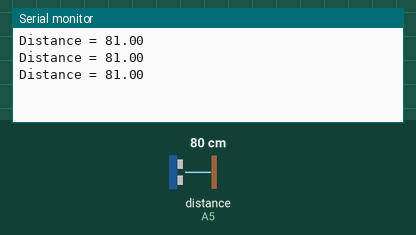
A sketch run on a simulated Arduino Uno, built with avr-gcc and run on an emulated ATmega328P. Shown: the last lines printed to the serial monitor. The test bench sets the inputs (shaded band); at power-on: distance to the obstacle (sensor on A5) 80 cm. The echo pulse lasts 58.3 µs per cm.

Above: at 1.3 s.
1.4 s: distance to the obstacle (sensor on A5) set to 2 cm
At 1.9 s:
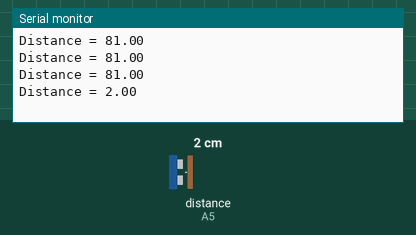
2.9 s: distance to the obstacle (sensor on A5) set to 4 cm
At 3.4 s:
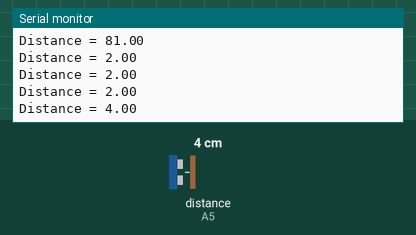
Timing chart, 0 to 5.9 s (numbered marks = the images above; inputs shaded):
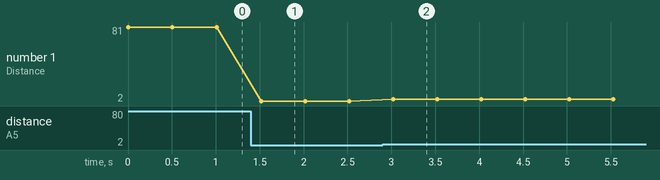

The sketch:

Ultrasonic.ino
```cpp
// Include NewPing Library
#include "NewPing.h"

// Hook up HC-SR04 with Trig to Arduino Pin 9, Echo to Arduino pin 10
#define TRIGGER_PIN A4
#define ECHO_PIN A5

// Maximum distance we want to ping for (in centimeters).
#define MAX_DISTANCE 400

// NewPing setup of pins and maximum distance.
NewPing sonar(TRIGGER_PIN, ECHO_PIN, MAX_DISTANCE);

void setup() {
	Serial.begin(9600);
}

void loop() {
	Serial.print("Distance = ");
	float dist = sonar.ping_cm();
	Serial.println(dist);
	delay(500);
}
```

Measured:
- after the input at 1.4 s, the serial monitor: prints a new line after 0.12 s (image 1)
- after the input at 2.9 s, the serial monitor: prints a new line after 0.12 s (image 2)
- plotted number 1: 81 → 2 after the input at 1.4 s, 2 → 4 after the input at 2.9 s
